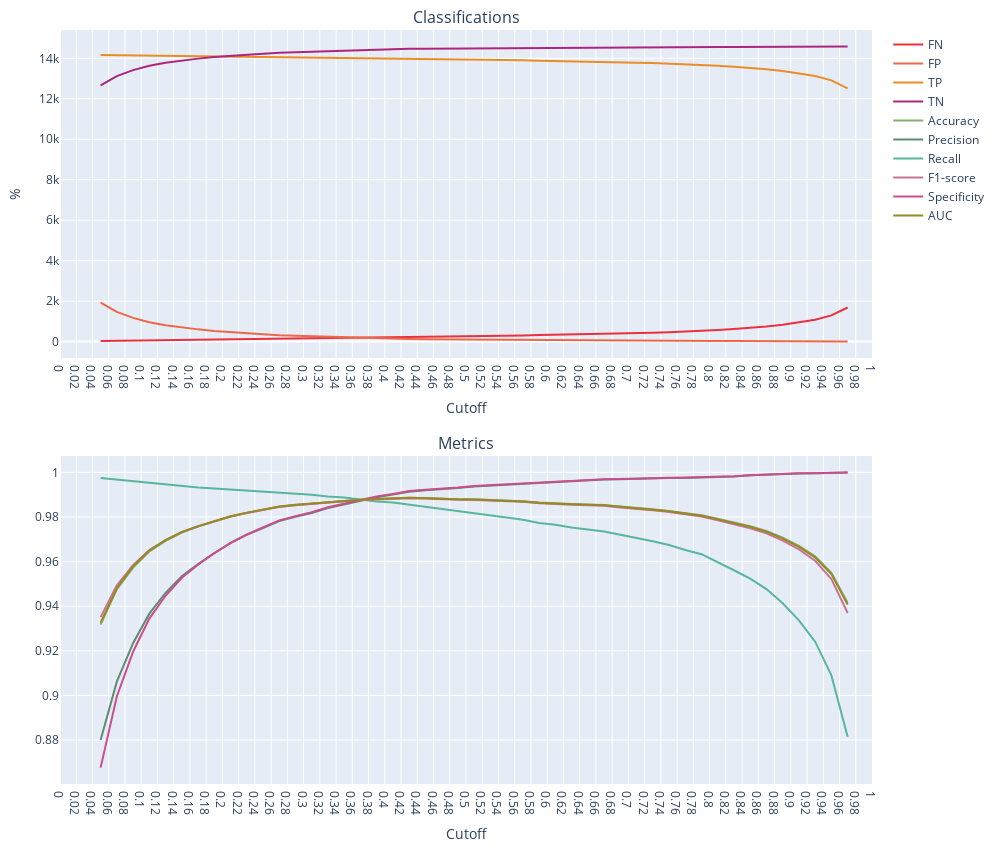

Notebook source saved alongside this figure:
### Code cell
plot_metrics(df_metrics_rf_clf)
